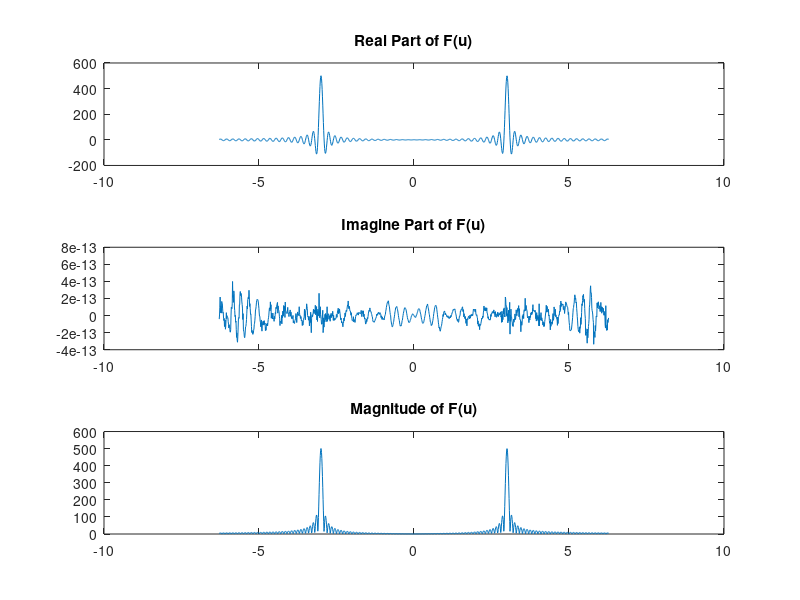

Here is the MATLAB script that generated this plot: (Note: this script raises an error after producing the figure.)
clear;
close all;

t = -5:0.01:5;

w = 3;  % frequency of the original signal

% we can use lots of different f(t)s
%f_t = ones(length(t), 1)';
f_t = cos(t * w * 2 * pi);

u = -pi*2:0.01:pi*2;
F_u = zeros(1, length(u));

for i = 1:length(u)
    e_u_t = exp(-1i * 2 * pi * u(i) * t);
    f = f_t .* e_u_t;
    F_u(i) = sum(f);
end

figure(1);
subplot(3,1,1);
plot(u, real(F_u));
title('Real Part of F(u)');

subplot(3,1,2);
plot(u, imag(F_u));
title('Imagine Part of F(u)');

subplot(3,1,3);
plot(u, abs(F_u));
title('Magnitude of F(u)');

xline(w, 'color', 'red');